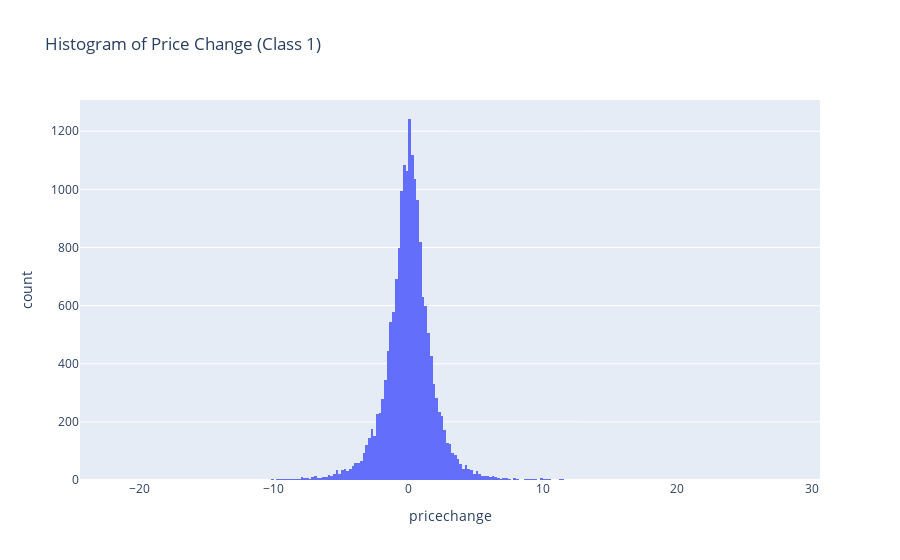

The cell this chart's notebook holds for it:
### Code cell
# Create a histogram using Plotly Express
fig = px.histogram(class1_train_data, x='pricechange', nbins=500, title='Histogram of Price Change (Class 1)')
fig.show()

### Figure 1 — Plotly figure (JSON) as saved in the notebook; plotly's stock layout.template omitted (floating-point values rounded to 4 significant figures; data arrays with more than 128 entries replaced by an {"elided": "..."} marker saying what was removed)
{"data": [{"alignmentgroup": "True", "bingroup": "x", "hovertemplate": "pricechange=%{x}<br>count=%{y}<extra></extra>", "legendgroup": "", "marker": {"color": "#636efa", "pattern": {"shape": ""}}, "name": "", "nbinsx": 500, "offsetgroup": "", "orientation": "v", "showlegend": false, "type": "histogram", "x": {"elided": "18120 float values"}, "xaxis": "x", "yaxis": "y"}], "layout": {"barmode": "relative", "legend": {"tracegroupgap": 0}, "title": {"text": "Histogram of Price Change (Class 1)"}, "xaxis": {"anchor": "y", "domain": [0, 1], "title": {"text": "pricechange"}}, "yaxis": {"anchor": "x", "domain": [0, 1], "title": {"text": "count"}}}}
